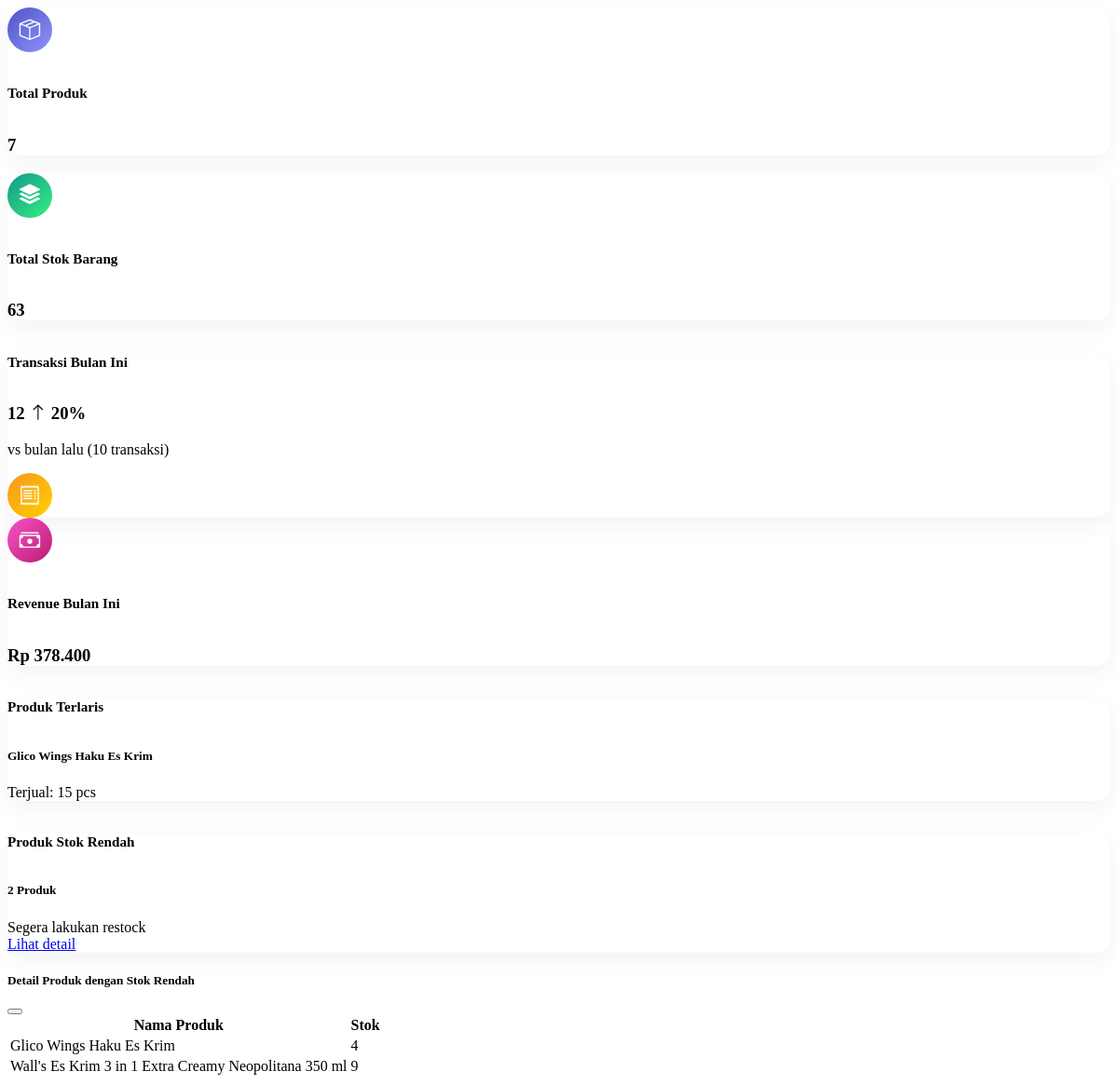
Page /dashboard.php on the committed database.
### tables this page shows
CREATE TABLE `tbl_stok` (
  `id_brg` int NOT NULL,
  `nama_brg` text,
  `deskripsi` text,
  `harga` decimal(10,2) DEFAULT NULL,
  `stok` int DEFAULT NULL,
  `isi` text,
  `gambar` text,
  `tanggal` datetime DEFAULT NULL,
  `username` varchar(50) DEFAULT NULL
);

### dashboard.php (the view, shortened to what this page needs)
<?php
include "koneksi.php";
$bulan_ini = date('Y-m');
$bulan_lalu = date('Y-m', strtotime('-1 month'));
$total_produk = $conn->query("SELECT COUNT(*) AS total FROM tbl_stok")->fetch_assoc()['total'];
$total_stok = $conn->query("SELECT SUM(stok) AS total FROM tbl_stok")->fetch_assoc()['total'];
$trans_bulan_ini = $conn->query("SELECT COUNT(*) AS total FROM tbl_transaksi WHERE DATE_FORMAT(tgl_trans, '%Y-%m') = '$bulan_ini'")->fetch_assoc()['total'];
$trans_bulan_lalu = $conn->query("SELECT COUNT(*) AS total FROM tbl_transaksi WHERE DATE_FORMAT(tgl_trans, '%Y-%m') = '$bulan_lalu'")->fetch_assoc()['total'];
$growth_trans = $trans_bulan_lalu > 0 ? round((($trans_bulan_ini - $trans_bulan_lalu) / $trans_bulan_lalu) * 100) : 100;
$total_revenue = $conn->query("SELECT SUM(subtotal) AS total FROM tbl_transaksi WHERE DATE_FORMAT(tgl_trans, '%Y-%m') = '$bulan_ini'")->fetch_assoc()['total'] ?? 0;
$produk_terlaris = $conn->query("
    SELECT s.nama_brg, s.gambar, SUM(t.jml_jual) AS total_jual
    FROM tbl_transaksi t
    JOIN tbl_stok s ON t.id_brg = s.id_brg
    GROUP BY t.id_brg
    ORDER BY total_jual DESC
    LIMIT 1
")->fetch_assoc();
$stok_rendah_q = $conn->query("SELECT nama_brg, stok FROM tbl_stok WHERE stok < 10 ORDER BY stok ASC");
$jumlah_stok_rendah = $stok_rendah_q->num_rows;
?>
<link rel="stylesheet" href="https://cdnjs.cloudflare.com/ajax/libs/bootstrap-icons/1.10.5/font/bootstrap-icons.min.css">
<link rel="stylesheet" href="https://cdnjs.cloudflare.com/ajax/libs/animate.css/4.1.1/animate.min.css"/>
<div class="container pt-4">
    <div class="row g-4 row-cols-1 row-cols-md-2 row-cols-lg-3">
        <div class="col">
            <div class="card dashboard-card p-4">
                <div class="d-flex align-items-center">
                    <div class="icon-badge bg-gradient-blue me-3">
                        <i class="bi bi-box-seam"></i>
                    </div>
                    <div>
                        <h6 class="text-muted text-uppercase fs-6 mb-1">Total Produk</h6>
                        <h3 class="fw-bold mb-0"><?= $total_produk ?></h3>
                    </div>
                </div>
            </div>
        </div>
        <div class="col">
            <div class="card dashboard-card p-4">
                <div class="d-flex align-items-center">
                    <div class="icon-badge bg-gradient-teal me-3">
                        <i class="bi bi-stack"></i>
                    </div>
                    <div>
                        <h6 class="text-muted text-uppercase fs-6 mb-1">Total Stok Barang</h6>
                        <h3 class="fw-bold mb-0"><?= $total_stok ?></h3>
                    </div>
                </div>
            </div>
        </div>
        <div class="col">
            <div class="card dashboard-card p-4">
                <div class="d-flex justify-content-between align-items-center">
                    <div>
                        <h6 class="text-muted text-uppercase fs-6 mb-1">Transaksi Bulan Ini</h6>
                        <h3 class="fw-bold mb-0"><?= $trans_bulan_ini ?>
                            <span class="badge <?= $growth_trans >= 0 ? 'bg-success-subtle text-success' : 'bg-danger-subtle text-danger' ?> ms-2">
                                <i class="bi <?= $growth_trans >= 0 ? 'bi-arrow-up' : 'bi-arrow-down' ?>"></i>
                                <?= abs($growth_trans) ?>%
                            </span>
                        </h3>
                        <p class="small text-muted mb-0">vs bulan lalu (<?= $trans_bulan_lalu ?> transaksi)</p>
                    </div>
                    <div class="icon-badge bg-gradient-yellow">
                        <i class="bi bi-receipt"></i>
                    </div>
                </div>
            </div>
        </div>
        <div class="col">
            <div class="card dashboard-card p-4">
                <div class="d-flex align-items-center">
                    <div class="icon-badge bg-gradient-red me-3">
                        <i class="bi bi-cash-stack"></i>
                    </div>
                    <div>
                        <h6 class="text-muted text-uppercase fs-6 mb-1">Revenue Bulan Ini</h6>
                        <h3 class="fw-bold mb-0">Rp <?= number_format($total_revenue, 0, ',', '.') ?></h3>
                    </div>
                </div>
            </div>
        </div>
        <div class="col">
            <div class="card dashboard-card p-4 text-center">
                <h6 class="text-muted text-uppercase fs-6">Produk Terlaris</h6>
                <?php if ($produk_terlaris): ?>
                    <h5 class="fw-bold"><?= $produk_terlaris['nama_brg'] ?></h5>
                    <p class="mb-0 small text-muted">Terjual: <?= $produk_terlaris['total_jual'] ?> pcs</p>
                <?php else: ?>
                    <p class="text-muted">Belum ada data</p>
                <?php endif; ?>
            </div>
        </div>
        <div class="col">
            <div class="card dashboard-card p-4">
                <h6 class="text-muted text-uppercase fs-6">Produk Stok Rendah</h6>
                <h5 class="text-danger fw-bold"><?= $jumlah_stok_rendah ?> Produk</h5>
                <p class="small mb-0">Segera lakukan restock<br>
                    <a href="#" data-bs-toggle="modal" data-bs-target="#stokModal">Lihat detail</a>
                </p>
            </div>
        </div>
    </div>
</div>
<div class="modal fade" id="stokModal" tabindex="-1">
    <div class="modal-dialog modal-lg">
        <div class="modal-content">
            <div class="modal-header"><h5 class="modal-title">Detail Produk dengan Stok Rendah</h5><button class="btn-close" data-bs-dismiss="modal"></button></div>
            <div class="modal-body">
                <table class="table table-striped">
                    <thead><tr><th>Nama Produk</th><th>Stok</th></tr></thead>
                    <tbody>
                        <?php while ($row = $stok_rendah_q->fetch_assoc()): ?>
                            <tr><td><?= $row['nama_brg'] ?></td><td><?= $row['stok'] ?></td></tr>
                        <?php endwhile; ?>
                    </tbody>
                </table>
            </div>
        </div>
    </div>
</div>

### dashboard.php (style rules this page uses)
.dashboard-card { border: none; border-radius: 16px; box-shadow: 0 8px 24px rgba(0,0,0,0.05); transition: 0.3s ease; }
.icon-badge { width: 48px; height: 48px; display: flex; align-items: center; justify-content: center; border-radius: 50%; font-size: 1.4rem; color: white; }
.bg-gradient-blue { background: linear-gradient(135deg, #4e54c8, #8f94fb); }
.bg-gradient-teal { background: linear-gradient(135deg, #11998e, #38ef7d); }
.bg-gradient-yellow { background: linear-gradient(135deg, #f7971e, #ffd200); }
.bg-gradient-red { background: linear-gradient(135deg, #f953c6, #b91d73); }
.fs-6 { font-size: 0.95rem !important; }

### rows in the picture
tbl_stok: nama_brg "Glico Wings Haku Es Krim", stok "4"
tbl_stok: nama_brg "Wall's Es Krim 3 in 1 Extra Creamy Neopolitana 350 ml", stok "9"

### other values in the picture
$total_produk "7"
$total_stok "63"
$trans_bulan_ini "12"
abs($growth_trans) "20"
$trans_bulan_lalu "10"
$total_revenue "378.400"
$produk_terlaris['nama_brg'] "Glico Wings Haku Es Krim"
$produk_terlaris['total_jual'] "15"
$jumlah_stok_rendah "2"
